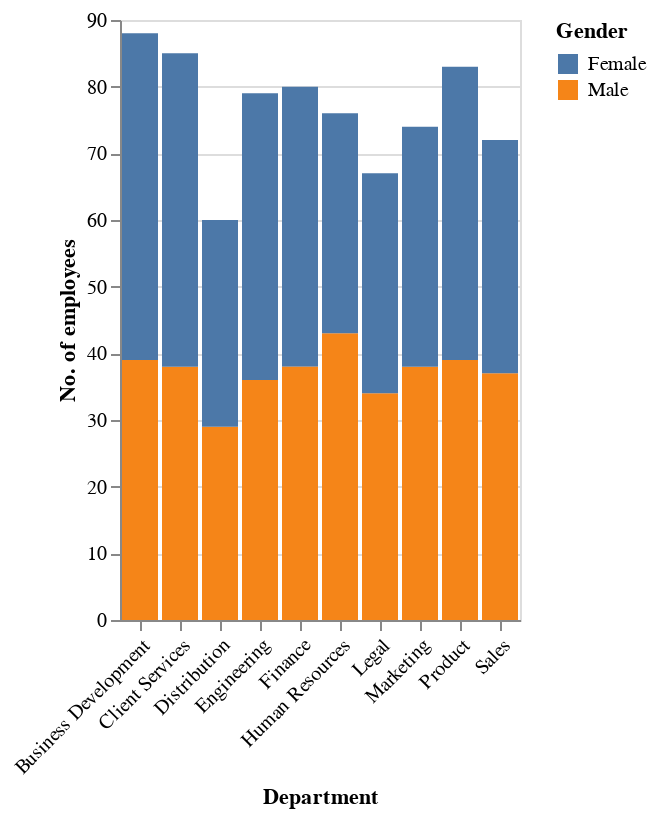

Write notebook code for a chart like this one.
### Code cell
interval = alt.selection_interval()
bar_graph=alt.Chart(df).mark_bar().encode(
    x=alt.X("Team:N",title="Department",axis=alt.Axis(labelAngle=-45)),
    y=alt.Y("count():Q",title="No. of employees"),
    color=alt.Color("Gender:N", legend=alt.Legend(title="Gender")
    )).add_selection(interval)
bar_graph.display()

### Figure 1 — Vega-Lite specification as saved in the notebook (floating-point values rounded to 4 significant figures; data arrays with more than 128 entries replaced by an {"elided": "..."} marker saying what was removed)
{"config": {"view": {"continuousWidth": 300, "continuousHeight": 300}}, "data": {"name": "data-15cd4ac776e40751264cd582eb9fd713"}, "mark": {"type": "bar"}, "encoding": {"color": {"field": "Gender", "legend": {"title": "Gender"}, "type": "nominal"}, "x": {"axis": {"labelAngle": -45}, "field": "Team", "title": "Department", "type": "nominal"}, "y": {"aggregate": "count", "title": "No. of employees", "type": "quantitative"}}, "params": [{"name": "param_2", "select": {"type": "interval"}}], "$schema": "https://vega.github.io/schema/vega-lite/v5.8.0.json", "datasets": {"data-15cd4ac776e40751264cd582eb9fd713": {"elided": "764 records"}}}
